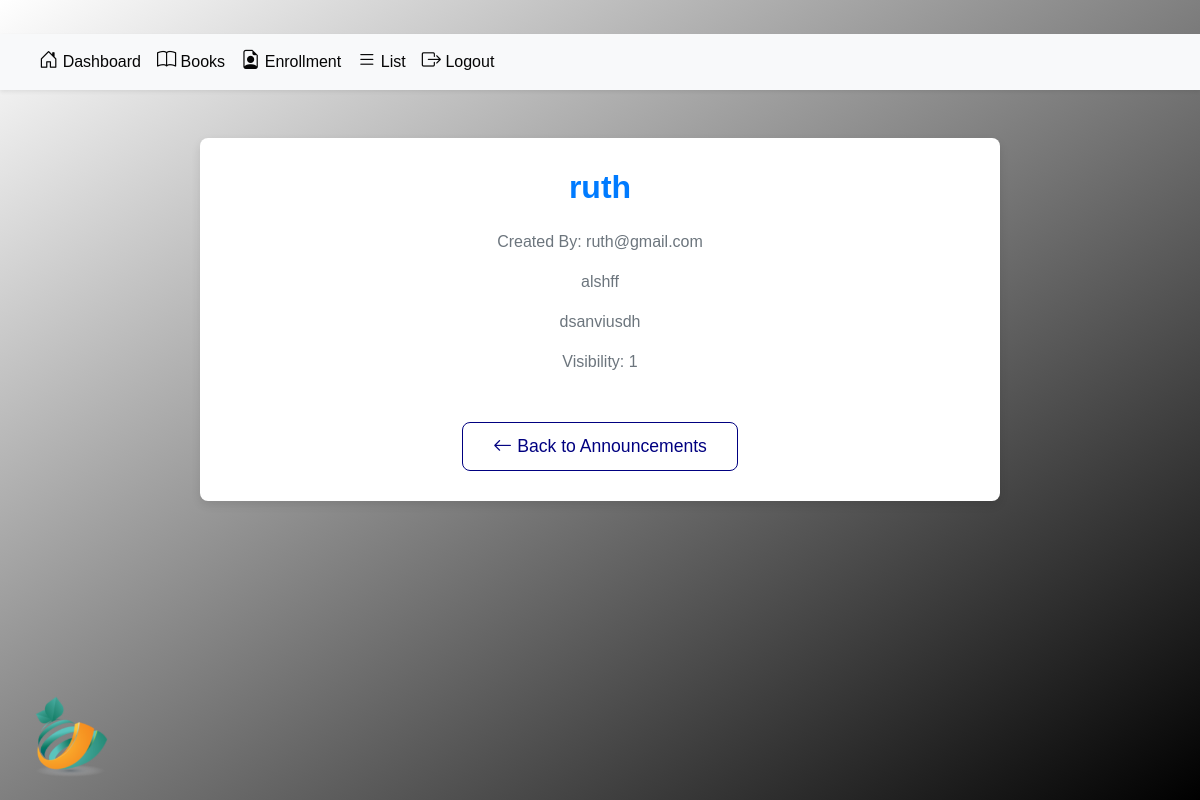
Screenshot of /announcement/9/ with the database file from the repository.
### app/models.py (models this page shows, shortened)
class Announcement(models.Model):
    title = models.CharField(max_length=100)
    content = models.TextField(max_length=200, blank=True, null=True)
    body = models.TextField(max_length=200)
    created_by = models.ForeignKey("auth.User", on_delete=models.CASCADE)
    visibility = models.IntegerField(choices=[(1, 'All'), (2, 'Students'), (3, 'Teachers'), (4, 'Parents')])

### app/views.py (the view)
# urls.py: path('announcement/<int:pk>/',  AnnouncementDetailView.as_view(), name='announcement_detail'),
class AnnouncementDetailView(DetailView):
    model = Announcement
    context_object_name = 'announcement'
    template_name = 'app/announcement_detail.html'

### app/templates/app/announcement_detail.html (shortened to what this page needs)
{% load static %}
{% block content %}
<head>
    <link href="https://cdn.jsdelivr.net/npm/bootstrap-icons/font/bootstrap-icons.css" rel="stylesheet">
    <link href="https://stackpath.bootstrapcdn.com/bootstrap/4.5.2/css/bootstrap.min.css" rel="stylesheet">
    <link href="{% static 'css/base.css' %}" rel="stylesheet">
</head>
<div class="text-center my-4">
    <img class="mylogo img-fluid" src="{% static 'images/logo.png' %}" alt="Logo">
</div>
{% include 'app/adminbar.html' %}
<div class="container my-5">
    <h2 class="text-center text-primary mb-4">{{ announcement.title }}</h2>
    <p class="text-center text-muted mb-3">Created By: {{ announcement.created_by }}</p>
    <p class="text-center text-muted mb-3">{{ announcement.content }}</p>
    <p class="text-center text-muted mb-3">{{ announcement.body }}</p>
    <p class="text-center text-muted mb-5">Visibility: {{ announcement.visibility }}</p>
    <div class="d-flex justify-content-center">
        <a href="{% url 'announcement' %}" class="btn btn-outline-primary btn-lg">
            <i class="bi bi-arrow-left"></i> Back to Announcements
        </a>
    </div>
</div>
{% endblock content %}

### static/css/base.css (style rules this page uses)
.container { background-color: rgb(255, 255, 255); border-radius: 10px; box-shadow: 0 4px 10px rgba(255, 255, 255, 0.2); padding: 20px; margin-top: 20px; }
.mylogo { width: 100px; height: auto; position: fixed; bottom: 20px; left: 20px; z-index: 999; }
.btn-outline-primary { font-size: 1rem; font-weight: 500; }
.bi { font-size: 1.2rem; }
.btn-outline-primary { font-weight: 500; }
.btn { border-radius: 8px; }
.btn { border-radius: 8px; font-weight: 500; }
.btn-outline-primary { border-color: navy; color: navy; }

### app/templates/app/announcement_detail.html (style rules this page uses)
.text-primary { font-weight: 600; }
.btn-outline-primary { font-size: 1.1rem; padding: 10px 30px; border-radius: 8px; font-weight: 500; }
p { font-size: 1rem; color: #495057; }
.btn-outline-primary { transition: background-color 0.3s ease, color 0.3s ease; }
.text-center { text-align: center; }
.container { max-width: 800px; margin: auto; background-color: #fff; padding: 30px; border-radius: 8px; box-shadow: 0 4px 10px rgba(0, 0, 0, 0.1); }
.mb-3 { margin-bottom: 1rem; }
.mb-4 { margin-bottom: 2rem; }
.mb-5 { margin-bottom: 3rem; }

### rows the page displays
Announcement: title "ruth", created_by "ruth@gmail.com", content "alshff", body "dsanviusdh", visibility "1"
